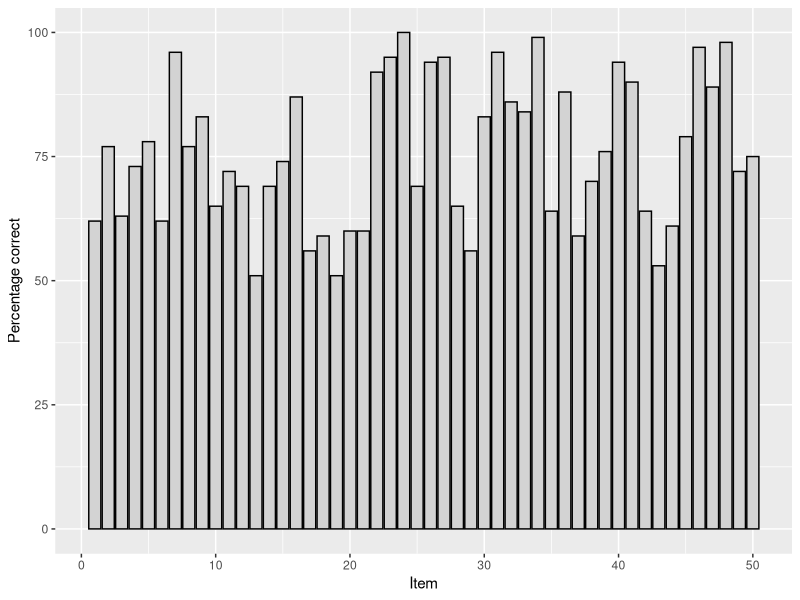
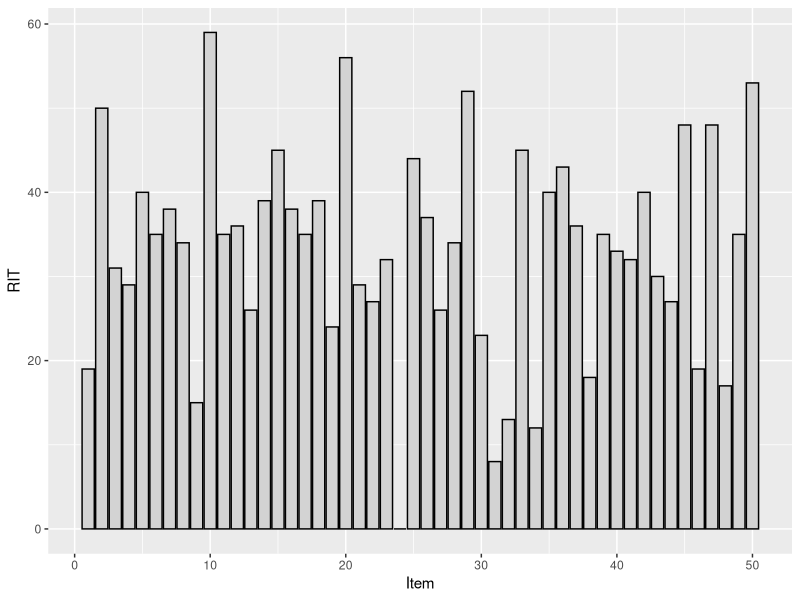
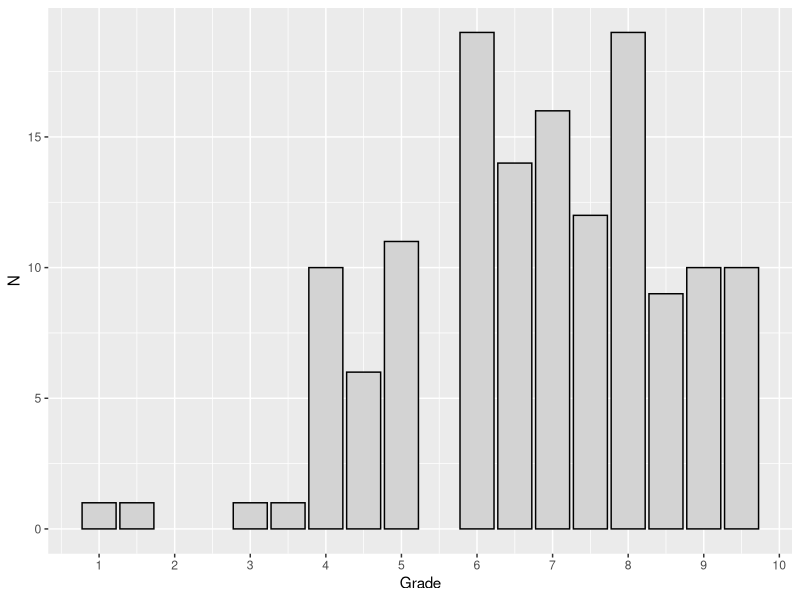

Source code (R) for these figures, in order:
## ---- chunk 1
knitr::opts_chunk$set(echo = TRUE)

# Load packages
library(tidyverse) # For a better R
library(stringr)   # From some text manipulation
library(openxlsx)  # To read in Excel files
library(psych)     # For item analysis
library(knitr)     # For tables

# Load student' individual exam answers
data <- read.xlsx("./Raw scores.xlsx")
## ---- chunk 2

# Replace variable names with the second row of data
names(data) <- as.character(data[2, ])

# Remove the first two rows of data
data <- data[3:nrow(data), ]

# Rename the Stud_nr variable
data <- rename(data, SNR = Stud_nr)

# Replace all ABCDs with 1234s
data %>%
    gather("item", "response", -SNR) %>%
    arrange(SNR) %>%
    mutate(response = recode(response, "A" = 1, "B" = 2, "C" = 3, "D" = 4)) %>%
    spread(item, response) -> data

# Get answer key, which is the first row of the raw scores, and remove these from the raw scores data frame
answers <- as.numeric(filter(data, SNR == "0000000")[2:ncol(data)])
data <- filter(data, SNR != "0000000")
## ---- chunk 3

# Perform an item analysis using the score.multiple.choice() function from the psych package and turn the relevant output into a data frame
results <- score.multiple.choice(key = answers, data = select(data, -SNR), missing = FALSE)
item_stats <- as_data_frame(results[1]$item.stats)

# Create an item variable indicating which results belong to which question of the exam
item_stats$item <- as.numeric(str_replace(row.names(item_stats), "V", ""))

# Replace missing values in r with 0 (this is the result of all students answering that question correctly or incorrectly)
item_stats$r <- if_else(is.na(item_stats$r), 0, item_stats$r)

# Multiply r, mean, and sd by 100 so that it is consistent with the standard item analysis provided by the exam department of Tilburg University
item_stats$r <- item_stats$r * 100
item_stats$mean <- item_stats$mean * 100
item_stats$sd <- item_stats$sd * 100

# Sort the item analysis results
item_stats <- arrange(item_stats, item)
item_stats <- select(item_stats, item, key, `1`, `2`, `3`, `4`, r, n, mean, sd)
## ---- chunk 4
ggplot(item_stats, aes(x = item, y = mean)) + geom_bar(stat = "identity", fill = "lightgray", color = "black") + labs(x = "Item", y = "Percentage correct")
## ---- chunk 5
kable(item_stats)
## ---- chunk 6
ggplot(item_stats, aes(x = item, y = r)) + geom_bar(stat = "identity", fill = "lightgray", color = "black") + labs(x = "Item", y = "RIT")
## ---- chunk 7

# Make the data long so each row represents a student's answer to one of the exam questions
data %>%
    gather("item", "response", -SNR) %>%
    arrange(SNR) -> data_long

# Add the correct answer
data_long$answer <- rep(answers, times = nrow(data))

# Calculate whether the student's answer is the correct answer
data_long$correct <- if_else(data_long$response == data_long$answer, 1, 0)

# If we had bad questions (based on the item analysis and student feedback), this is the moment to indicate for all students that they correctly answered that question (at least, that's one way to deal with it)
# For example:
# data_long$correct <- if_else(data_long$item == "VXX", 1, data_long$correct)

# Calculate number of correct answers per student
data_long %>%
    group_by(SNR) %>%
    summarise(score = sum(correct, na.rm = TRUE)) -> scores

# Calculate the grades

# Using the standard chance correction formula:

# Calculate norm to pass the exam, using the standard chance correction formula: 10*(X-pN)/(N-pN)
# X = number of correct answers
# p = chance of guessing the correct answer
# N = number of questions
p <- 1/length(table(answers))
N <- length(answers)
scores$grade <- 10*(scores$score-p*N)/(N-p*N)

# Round the grades
# First set all grades below 1 to 1
scores$grade_rounded <- if_else(scores$grade < 1, 1, scores$grade)

# Round the grades to the nearest half
scores$grade_rounded = round(scores$grade_rounded * 2)/2

# If the grade is between 5 and 5.5, set it to 5
scores$grade_rounded = if_else(scores$grade_rounded < 5.5 & scores$grade_rounded > 5, 5, scores$grade_rounded)

# If the grade is a 5.5, set it to 6
scores$grade_rounded = if_else(scores$grade_rounded == 5.5, 6, scores$grade_rounded)
## ---- chunk 8
# Plot grade 
scores %>%
    group_by(grade_rounded) %>%
    summarise(n = n()) %>%
    ggplot(aes(x = grade_rounded, y = n)) + geom_bar(stat = "identity", color = "black", fill = "lightgray") + scale_x_continuous(breaks = 1:10) + labs(x = "Grade", y = "N")
## ---- chunk 9
# Rename the 'grade_rounded' variable to a more human-friendly name
scores <- rename(scores, "grade (rounded)" = grade_rounded)

# Write the grades to a file
# write.xlsx(grades, "./grades.xlsx")
# write_tsv(grades, "./grades.txt")
